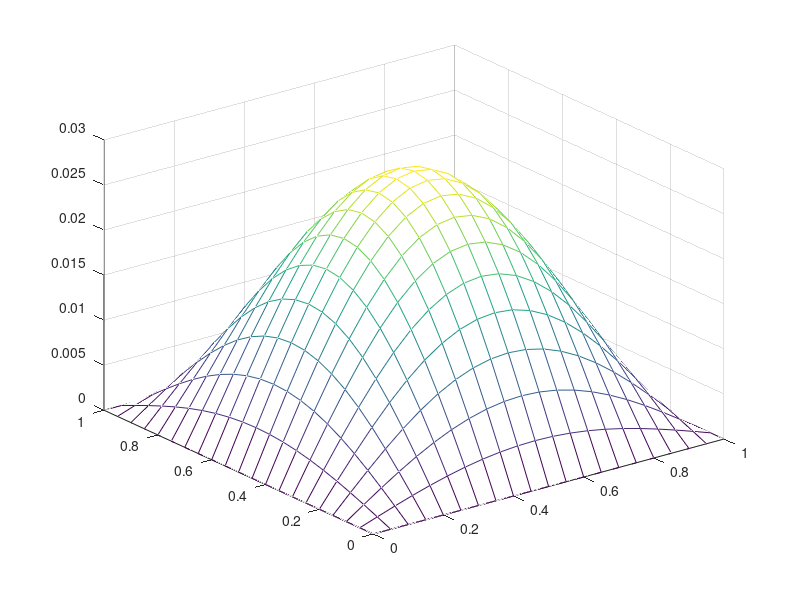

The MATLAB source for this figure:
clear

kappa=1;   % thermal conductivity
tau=5.5e-4;  % time-step
h=0.05;    % spatial-step
x=0:h:1;
y=0:h:1;


m = length(x);
D=-4*eye(m^2);
D=D+diag(ones(m^2-1,1),+1);
D=D+diag(ones(m^2-1,1),-1);
D=D+diag(ones(m^2-m,1),m);
D=D+diag(ones(m^2-m,1),-m);
D=kappa*tau/h^2*D;


D(1:m,:) = 0;
D(m^2-m:m^2,:)=0;

for l = 1:m-1
    D(l*m+1,:) = 0;
    D(l*m,:) = 0;
end
A = D + eye(m^2);
temp = zeros(m^2,1);
temp(round(m^2/2)) = 1/h^2;

time = 0;
while (time<=0.25)
    
    time=time+tau;   % update the time
    temp= A*temp;     % update the temperature
    i = i + 1;
    newTemp = reshape(temp, [21 21]);
    
    
end
mesh(x,y,newTemp)
drawnow
